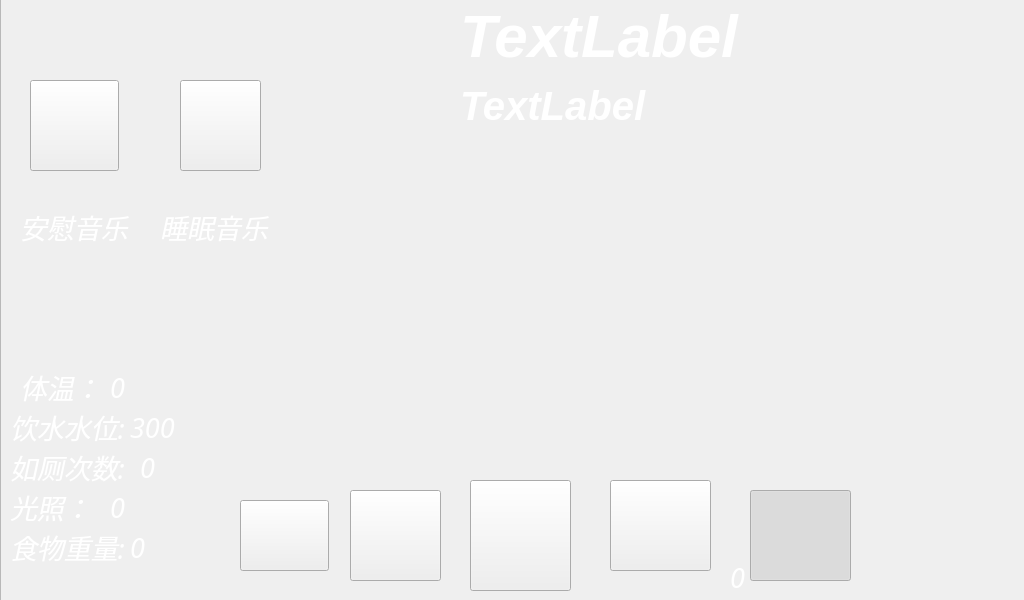
<?xml version="1.0" encoding="UTF-8"?>
<ui version="4.0">
 <class>MainWindow</class>
 <widget class="QMainWindow" name="MainWindow">
  <property name="enabled">
   <bool>true</bool>
  </property>
  <property name="geometry">
   <rect>
    <x>0</x>
    <y>0</y>
    <width>1024</width>
    <height>600</height>
   </rect>
  </property>
  <property name="minimumSize">
   <size>
    <width>1024</width>
    <height>600</height>
   </size>
  </property>
  <property name="maximumSize">
   <size>
    <width>1024</width>
    <height>600</height>
   </size>
  </property>
  <property name="windowTitle">
   <string>MainWindow</string>
  </property>
  <property name="styleSheet">
   <string notr="true">#MainWindow{background-image: url(:/1.png);}</string>
  </property>
  <property name="animated">
   <bool>true</bool>
  </property>
  <widget class="QWidget" name="centralwidget">
   <widget class="QPushButton" name="pushButton">
    <property name="geometry">
     <rect>
      <x>610</x>
      <y>480</y>
      <width>101</width>
      <height>91</height>
     </rect>
    </property>
    <property name="font">
     <font>
      <pointsize>20</pointsize>
     </font>
    </property>
    <property name="styleSheet">
     <string notr="true">border-image: url(:/led1.png);</string>
    </property>
    <property name="text">
     <string/>
    </property>
    <property name="checkable">
     <bool>true</bool>
    </property>
   </widget>
   <widget class="QLabel" name="label_3">
    <property name="geometry">
     <rect>
      <x>10</x>
      <y>450</y>
      <width>141</width>
      <height>34</height>
     </rect>
    </property>
    <property name="font">
     <font>
      <family>Ubuntu Condensed</family>
      <pointsize>20</pointsize>
      <weight>9</weight>
      <italic>true</italic>
      <bold>false</bold>
     </font>
    </property>
    <property name="styleSheet">
     <string notr="true">color: rgb(255, 255, 255);
font: 75 italic 20pt &quot;Ubuntu Condensed&quot;;</string>
    </property>
    <property name="text">
     <string>如厕次数:</string>
    </property>
   </widget>
   <widget class="QLabel" name="label_4">
    <property name="geometry">
     <rect>
      <x>10</x>
      <y>490</y>
      <width>81</width>
      <height>34</height>
     </rect>
    </property>
    <property name="font">
     <font>
      <family>Ubuntu Condensed</family>
      <pointsize>20</pointsize>
      <weight>9</weight>
      <italic>true</italic>
      <bold>false</bold>
     </font>
    </property>
    <property name="styleSheet">
     <string notr="true">color: rgb(255, 255, 255);
font: 75 italic 20pt &quot;Ubuntu Condensed&quot;;</string>
    </property>
    <property name="text">
     <string>光照：</string>
    </property>
   </widget>
   <widget class="QLabel" name="label_ir">
    <property name="geometry">
     <rect>
      <x>250</x>
      <y>530</y>
      <width>71</width>
      <height>34</height>
     </rect>
    </property>
    <property name="font">
     <font>
      <family>Ubuntu Condensed</family>
      <pointsize>20</pointsize>
      <weight>50</weight>
      <italic>true</italic>
      <bold>false</bold>
     </font>
    </property>
    <property name="styleSheet">
     <string notr="true">color: transparent;
background:transparent;border-width:0;border-style:outset</string>
    </property>
    <property name="text">
     <string>0</string>
    </property>
   </widget>
   <widget class="QLabel" name="label_light">
    <property name="geometry">
     <rect>
      <x>110</x>
      <y>490</y>
      <width>161</width>
      <height>34</height>
     </rect>
    </property>
    <property name="font">
     <font>
      <family>Ubuntu Condensed</family>
      <pointsize>20</pointsize>
      <weight>9</weight>
      <italic>true</italic>
      <bold>false</bold>
     </font>
    </property>
    <property name="styleSheet">
     <string notr="true">color: rgb(255, 255, 255);
font: 75 italic 20pt &quot;Ubuntu Condensed&quot;;</string>
    </property>
    <property name="text">
     <string>0</string>
    </property>
   </widget>
   <widget class="QLabel" name="label_dis">
    <property name="geometry">
     <rect>
      <x>130</x>
      <y>530</y>
      <width>161</width>
      <height>34</height>
     </rect>
    </property>
    <property name="font">
     <font>
      <family>Ubuntu Condensed</family>
      <pointsize>20</pointsize>
      <weight>9</weight>
      <italic>true</italic>
      <bold>false</bold>
     </font>
    </property>
    <property name="styleSheet">
     <string notr="true">color: rgb(255, 255, 255);
font: 75 italic 20pt &quot;Ubuntu Condensed&quot;;</string>
    </property>
    <property name="text">
     <string>0</string>
    </property>
   </widget>
   <widget class="QLabel" name="label_tmp">
    <property name="geometry">
     <rect>
      <x>20</x>
      <y>300</y>
      <width>171</width>
      <height>51</height>
     </rect>
    </property>
    <property name="font">
     <font>
      <family>Ubuntu Condensed</family>
      <pointsize>20</pointsize>
      <weight>50</weight>
      <italic>true</italic>
      <bold>false</bold>
     </font>
    </property>
    <property name="styleSheet">
     <string notr="true">color: transparent;
background:transparent;border-width:0;border-style:outset</string>
    </property>
    <property name="text">
     <string>0</string>
    </property>
   </widget>
   <widget class="QLabel" name="label_hum">
    <property name="geometry">
     <rect>
      <x>300</x>
      <y>350</y>
      <width>41</width>
      <height>34</height>
     </rect>
    </property>
    <property name="font">
     <font>
      <family>Ubuntu Condensed</family>
      <pointsize>20</pointsize>
      <weight>50</weight>
      <italic>true</italic>
      <bold>false</bold>
     </font>
    </property>
    <property name="styleSheet">
     <string notr="true">color: transparent;
background:transparent;border-width:0;border-style:outset
</string>
    </property>
    <property name="text">
     <string>75</string>
    </property>
   </widget>
   <widget class="QPushButton" name="pushButton_4">
    <property name="geometry">
     <rect>
      <x>750</x>
      <y>490</y>
      <width>101</width>
      <height>91</height>
     </rect>
    </property>
    <property name="font">
     <font>
      <pointsize>20</pointsize>
     </font>
    </property>
    <property name="styleSheet">
     <string notr="true">border-image: url(:/喂食.png);</string>
    </property>
    <property name="text">
     <string/>
    </property>
    <property name="checkable">
     <bool>true</bool>
    </property>
    <property name="checked">
     <bool>true</bool>
    </property>
   </widget>
   <widget class="QLabel" name="label_7">
    <property name="geometry">
     <rect>
      <x>10</x>
      <y>530</y>
      <width>121</width>
      <height>34</height>
     </rect>
    </property>
    <property name="font">
     <font>
      <family>Ubuntu Condensed</family>
      <pointsize>20</pointsize>
      <weight>9</weight>
      <italic>true</italic>
      <bold>false</bold>
     </font>
    </property>
    <property name="styleSheet">
     <string notr="true">color: rgb(255, 255, 255);
font: 75 italic 20pt &quot;Ubuntu Condensed&quot;;</string>
    </property>
    <property name="text">
     <string>食物重量:</string>
    </property>
   </widget>
   <widget class="QLabel" name="label_people">
    <property name="geometry">
     <rect>
      <x>140</x>
      <y>450</y>
      <width>81</width>
      <height>34</height>
     </rect>
    </property>
    <property name="font">
     <font>
      <family>Ubuntu Condensed</family>
      <pointsize>20</pointsize>
      <weight>9</weight>
      <italic>true</italic>
      <bold>false</bold>
     </font>
    </property>
    <property name="styleSheet">
     <string notr="true">color: rgb(255, 255, 255);
font: 75 italic 20pt &quot;Ubuntu Condensed&quot;;</string>
    </property>
    <property name="text">
     <string>0</string>
    </property>
   </widget>
   <widget class="QLabel" name="label_8">
    <property name="geometry">
     <rect>
      <x>10</x>
      <y>410</y>
      <width>121</width>
      <height>34</height>
     </rect>
    </property>
    <property name="font">
     <font>
      <family>Ubuntu Condensed</family>
      <pointsize>20</pointsize>
      <weight>9</weight>
      <italic>true</italic>
      <bold>false</bold>
     </font>
    </property>
    <property name="styleSheet">
     <string notr="true">color: rgb(255, 255, 255);
font: 75 italic 20pt &quot;Ubuntu Condensed&quot;;</string>
    </property>
    <property name="text">
     <string>饮水水位:</string>
    </property>
   </widget>
   <widget class="QLabel" name="label_air">
    <property name="geometry">
     <rect>
      <x>130</x>
      <y>410</y>
      <width>111</width>
      <height>34</height>
     </rect>
    </property>
    <property name="font">
     <font>
      <family>Ubuntu Condensed</family>
      <pointsize>20</pointsize>
      <weight>9</weight>
      <italic>true</italic>
      <bold>false</bold>
     </font>
    </property>
    <property name="styleSheet">
     <string notr="true">color: rgb(255, 255, 255);
font: 75 italic 20pt &quot;Ubuntu Condensed&quot;;</string>
    </property>
    <property name="text">
     <string>300</string>
    </property>
   </widget>
   <widget class="QPushButton" name="pushButton_5">
    <property name="geometry">
     <rect>
      <x>350</x>
      <y>490</y>
      <width>91</width>
      <height>91</height>
     </rect>
    </property>
    <property name="font">
     <font>
      <pointsize>19</pointsize>
     </font>
    </property>
    <property name="styleSheet">
     <string notr="true">border-image: url(:/关门.png);</string>
    </property>
    <property name="text">
     <string/>
    </property>
    <property name="checkable">
     <bool>true</bool>
    </property>
   </widget>
   <widget class="QPushButton" name="toggleButton">
    <property name="geometry">
     <rect>
      <x>470</x>
      <y>480</y>
      <width>101</width>
      <height>111</height>
     </rect>
    </property>
    <property name="styleSheet">
     <string notr="true">border-image: url(:/灯带1.png);</string>
    </property>
    <property name="text">
     <string/>
    </property>
   </widget>
   <widget class="QPlainTextEdit" name="recvEdit">
    <property name="geometry">
     <rect>
      <x>10</x>
      <y>30</y>
      <width>291</width>
      <height>161</height>
     </rect>
    </property>
    <property name="styleSheet">
     <string notr="true">color: rgb(255, 255, 255);
background:transparent;border-width:0;border-style:outset</string>
    </property>
   </widget>
   <widget class="QLineEdit" name="sendEdit">
    <property name="geometry">
     <rect>
      <x>10</x>
      <y>220</y>
      <width>291</width>
      <height>61</height>
     </rect>
    </property>
    <property name="styleSheet">
     <string notr="true">color: rgb(255, 255, 255);
background:transparent;border-width:0;border-style:outset</string>
    </property>
   </widget>
   <widget class="QLineEdit" name="portEdit">
    <property name="geometry">
     <rect>
      <x>310</x>
      <y>30</y>
      <width>151</width>
      <height>41</height>
     </rect>
    </property>
    <property name="styleSheet">
     <string notr="true">color: rgb(255, 255, 255);
background:transparent;border-width:0;border-style:outset
</string>
    </property>
   </widget>
   <widget class="QLineEdit" name="IPEdit">
    <property name="geometry">
     <rect>
      <x>310</x>
      <y>90</y>
      <width>151</width>
      <height>41</height>
     </rect>
    </property>
    <property name="styleSheet">
     <string notr="true">color: rgb(255, 255, 255);
background:transparent;border-width:0;border-style:outset</string>
    </property>
   </widget>
   <widget class="QPushButton" name="openBt">
    <property name="geometry">
     <rect>
      <x>310</x>
      <y>140</y>
      <width>89</width>
      <height>25</height>
     </rect>
    </property>
    <property name="styleSheet">
     <string notr="true">color: transparent;
background:transparent;border-width:0;border-style:outset</string>
    </property>
    <property name="text">
     <string>打开</string>
    </property>
   </widget>
   <widget class="QPushButton" name="closeBt">
    <property name="geometry">
     <rect>
      <x>310</x>
      <y>180</y>
      <width>89</width>
      <height>25</height>
     </rect>
    </property>
    <property name="styleSheet">
     <string notr="true">color: transparent;
background:transparent;border-width:0;border-style:outset</string>
    </property>
    <property name="text">
     <string>关闭</string>
    </property>
   </widget>
   <widget class="QPushButton" name="sendBt">
    <property name="geometry">
     <rect>
      <x>310</x>
      <y>220</y>
      <width>89</width>
      <height>25</height>
     </rect>
    </property>
    <property name="styleSheet">
     <string notr="true">color: transparent;
background:transparent;border-width:0;border-style:outset</string>
    </property>
    <property name="text">
     <string>发送</string>
    </property>
   </widget>
   <widget class="QLabel" name="label_9">
    <property name="geometry">
     <rect>
      <x>20</x>
      <y>10</y>
      <width>67</width>
      <height>17</height>
     </rect>
    </property>
    <property name="styleSheet">
     <string notr="true">color: transparent;
background:transparent;border-width:0;border-style:outset</string>
    </property>
    <property name="text">
     <string>接收</string>
    </property>
   </widget>
   <widget class="QLabel" name="label_11">
    <property name="geometry">
     <rect>
      <x>20</x>
      <y>200</y>
      <width>67</width>
      <height>17</height>
     </rect>
    </property>
    <property name="styleSheet">
     <string notr="true">color: transparent;
background:transparent;border-width:0;border-style:outset</string>
    </property>
    <property name="text">
     <string>发送</string>
    </property>
   </widget>
   <widget class="QLabel" name="label_12">
    <property name="geometry">
     <rect>
      <x>310</x>
      <y>10</y>
      <width>67</width>
      <height>17</height>
     </rect>
    </property>
    <property name="styleSheet">
     <string notr="true">color: transparent;
background:transparent;border-width:0;border-style:outset</string>
    </property>
    <property name="text">
     <string>端口</string>
    </property>
   </widget>
   <widget class="QLabel" name="label_13">
    <property name="geometry">
     <rect>
      <x>310</x>
      <y>70</y>
      <width>67</width>
      <height>20</height>
     </rect>
    </property>
    <property name="styleSheet">
     <string notr="true">color: transparent;
background:transparent;border-width:0;border-style:outset</string>
    </property>
    <property name="text">
     <string>IP</string>
    </property>
   </widget>
   <widget class="QLabel" name="label_time_1">
    <property name="geometry">
     <rect>
      <x>460</x>
      <y>10</y>
      <width>311</width>
      <height>51</height>
     </rect>
    </property>
    <property name="font">
     <font>
      <pointsize>45</pointsize>
      <weight>75</weight>
      <italic>true</italic>
      <bold>true</bold>
     </font>
    </property>
    <property name="styleSheet">
     <string notr="true">color: rgb(255, 255, 255);</string>
    </property>
    <property name="text">
     <string>TextLabel</string>
    </property>
   </widget>
   <widget class="QLabel" name="label_time_2">
    <property name="geometry">
     <rect>
      <x>460</x>
      <y>70</y>
      <width>491</width>
      <height>71</height>
     </rect>
    </property>
    <property name="font">
     <font>
      <pointsize>30</pointsize>
      <weight>75</weight>
      <italic>true</italic>
      <bold>true</bold>
     </font>
    </property>
    <property name="styleSheet">
     <string notr="true">color: rgb(255, 255, 255);</string>
    </property>
    <property name="text">
     <string>TextLabel</string>
    </property>
   </widget>
   <widget class="QListView" name="listView">
    <property name="enabled">
     <bool>false</bool>
    </property>
    <property name="geometry">
     <rect>
      <x>0</x>
      <y>-10</y>
      <width>1061</width>
      <height>621</height>
     </rect>
    </property>
    <property name="font">
     <font>
      <kerning>false</kerning>
     </font>
    </property>
    <property name="whatsThis">
     <string notr="true"/>
    </property>
    <property name="styleSheet">
     <string notr="true">border-image: url(:/背景图1.png);</string>
    </property>
   </widget>
   <widget class="QWidget" name="verticalLayoutWidget">
    <property name="geometry">
     <rect>
      <x>830</x>
      <y>140</y>
      <width>91</width>
      <height>271</height>
     </rect>
    </property>
    <layout class="QVBoxLayout" name="verticalLayout"/>
   </widget>
   <widget class="QWidget" name="verticalLayoutWidget_2">
    <property name="geometry">
     <rect>
      <x>900</x>
      <y>130</y>
      <width>91</width>
      <height>291</height>
     </rect>
    </property>
    <layout class="QVBoxLayout" name="centralLayout"/>
   </widget>
   <widget class="QLineEdit" name="textEdit">
    <property name="geometry">
     <rect>
      <x>270</x>
      <y>350</y>
      <width>121</width>
      <height>41</height>
     </rect>
    </property>
    <property name="styleSheet">
     <string notr="true">color: rgb(255, 255, 255);
background:transparent;border-width:0;border-style:outset</string>
    </property>
   </widget>
   <widget class="QLabel" name="label_10">
    <property name="geometry">
     <rect>
      <x>920</x>
      <y>410</y>
      <width>61</width>
      <height>51</height>
     </rect>
    </property>
    <property name="styleSheet">
     <string notr="true">border-image: url(:/温度计.png);</string>
    </property>
    <property name="text">
     <string/>
    </property>
   </widget>
   <widget class="QLabel" name="label_15">
    <property name="geometry">
     <rect>
      <x>840</x>
      <y>420</y>
      <width>51</width>
      <height>41</height>
     </rect>
    </property>
    <property name="styleSheet">
     <string notr="true">border-image: url(:/水滴.png);</string>
    </property>
    <property name="text">
     <string/>
    </property>
   </widget>
   <widget class="QPushButton" name="pushButton_6">
    <property name="geometry">
     <rect>
      <x>240</x>
      <y>500</y>
      <width>89</width>
      <height>71</height>
     </rect>
    </property>
    <property name="styleSheet">
     <string notr="true">border-image: url(:/手动.png);
border-image: url(:/auto.png);</string>
    </property>
    <property name="text">
     <string/>
    </property>
    <property name="checkable">
     <bool>true</bool>
    </property>
   </widget>
   <widget class="QLabel" name="tempEdit">
    <property name="geometry">
     <rect>
      <x>110</x>
      <y>370</y>
      <width>301</width>
      <height>34</height>
     </rect>
    </property>
    <property name="font">
     <font>
      <family>Ubuntu Condensed</family>
      <pointsize>20</pointsize>
      <weight>9</weight>
      <italic>true</italic>
      <bold>false</bold>
     </font>
    </property>
    <property name="styleSheet">
     <string notr="true">color: rgb(255, 255, 255);
font: 75 italic 20pt &quot;Ubuntu Condensed&quot;;</string>
    </property>
    <property name="text">
     <string>0</string>
    </property>
   </widget>
   <widget class="QLabel" name="label_14">
    <property name="geometry">
     <rect>
      <x>20</x>
      <y>370</y>
      <width>81</width>
      <height>34</height>
     </rect>
    </property>
    <property name="font">
     <font>
      <family>Ubuntu Condensed</family>
      <pointsize>20</pointsize>
      <weight>9</weight>
      <italic>true</italic>
      <bold>false</bold>
     </font>
    </property>
    <property name="styleSheet">
     <string notr="true">color: rgb(255, 255, 255);
font: 75 italic 20pt &quot;Ubuntu Condensed&quot;;</string>
    </property>
    <property name="text">
     <string>体温：</string>
    </property>
   </widget>
   <widget class="QPushButton" name="playComfortButton">
    <property name="geometry">
     <rect>
      <x>30</x>
      <y>80</y>
      <width>89</width>
      <height>91</height>
     </rect>
    </property>
    <property name="styleSheet">
     <string notr="true">border-image: url(:/音乐(2).png);</string>
    </property>
    <property name="text">
     <string/>
    </property>
    <property name="checkable">
     <bool>true</bool>
    </property>
   </widget>
   <widget class="QPushButton" name="playSleepButton">
    <property name="geometry">
     <rect>
      <x>180</x>
      <y>80</y>
      <width>81</width>
      <height>91</height>
     </rect>
    </property>
    <property name="styleSheet">
     <string notr="true">border-image: url(:/音乐.png);</string>
    </property>
    <property name="text">
     <string/>
    </property>
    <property name="checkable">
     <bool>true</bool>
    </property>
   </widget>
   <widget class="QLabel" name="label_16">
    <property name="geometry">
     <rect>
      <x>20</x>
      <y>210</y>
      <width>121</width>
      <height>34</height>
     </rect>
    </property>
    <property name="font">
     <font>
      <family>Ubuntu Condensed</family>
      <pointsize>20</pointsize>
      <weight>9</weight>
      <italic>true</italic>
      <bold>false</bold>
     </font>
    </property>
    <property name="styleSheet">
     <string notr="true">color: rgb(255, 255, 255);
font: 75 italic 20pt &quot;Ubuntu Condensed&quot;;</string>
    </property>
    <property name="text">
     <string>安慰音乐</string>
    </property>
   </widget>
   <widget class="QLabel" name="label_17">
    <property name="geometry">
     <rect>
      <x>160</x>
      <y>210</y>
      <width>121</width>
      <height>34</height>
     </rect>
    </property>
    <property name="font">
     <font>
      <family>Ubuntu Condensed</family>
      <pointsize>20</pointsize>
      <weight>9</weight>
      <italic>true</italic>
      <bold>false</bold>
     </font>
    </property>
    <property name="styleSheet">
     <string notr="true">color: rgb(255, 255, 255);
font: 75 italic 20pt &quot;Ubuntu Condensed&quot;;</string>
    </property>
    <property name="text">
     <string>睡眠音乐</string>
    </property>
   </widget>
   <widget class="QLabel" name="tempEdit_2">
    <property name="geometry">
     <rect>
      <x>730</x>
      <y>560</y>
      <width>301</width>
      <height>34</height>
     </rect>
    </property>
    <property name="font">
     <font>
      <family>Ubuntu Condensed</family>
      <pointsize>20</pointsize>
      <weight>9</weight>
      <italic>true</italic>
      <bold>false</bold>
     </font>
    </property>
    <property name="styleSheet">
     <string notr="true">color: rgb(255, 255, 255);
font: 75 italic 20pt &quot;Ubuntu Condensed&quot;;</string>
    </property>
    <property name="text">
     <string>0</string>
    </property>
   </widget>
   <zorder>listView</zorder>
   <zorder>pushButton</zorder>
   <zorder>label_3</zorder>
   <zorder>label_4</zorder>
   <zorder>label_ir</zorder>
   <zorder>label_light</zorder>
   <zorder>label_dis</zorder>
   <zorder>label_tmp</zorder>
   <zorder>label_hum</zorder>
   <zorder>pushButton_4</zorder>
   <zorder>label_7</zorder>
   <zorder>label_people</zorder>
   <zorder>label_8</zorder>
   <zorder>label_air</zorder>
   <zorder>pushButton_5</zorder>
   <zorder>toggleButton</zorder>
   <zorder>recvEdit</zorder>
   <zorder>sendEdit</zorder>
   <zorder>portEdit</zorder>
   <zorder>IPEdit</zorder>
   <zorder>openBt</zorder>
   <zorder>closeBt</zorder>
   <zorder>sendBt</zorder>
   <zorder>label_9</zorder>
   <zorder>label_11</zorder>
   <zorder>label_12</zorder>
   <zorder>label_13</zorder>
   <zorder>label_time_1</zorder>
   <zorder>label_time_2</zorder>
   <zorder>verticalLayoutWidget</zorder>
   <zorder>verticalLayoutWidget_2</zorder>
   <zorder>textEdit</zorder>
   <zorder>label_10</zorder>
   <zorder>label_15</zorder>
   <zorder>pushButton_6</zorder>
   <zorder>tempEdit</zorder>
   <zorder>label_14</zorder>
   <zorder>playComfortButton</zorder>
   <zorder>playSleepButton</zorder>
   <zorder>label_16</zorder>
   <zorder>label_17</zorder>
   <zorder>tempEdit_2</zorder>
  </widget>
 </widget>
 <resources/>
 <connections/>
</ui>
